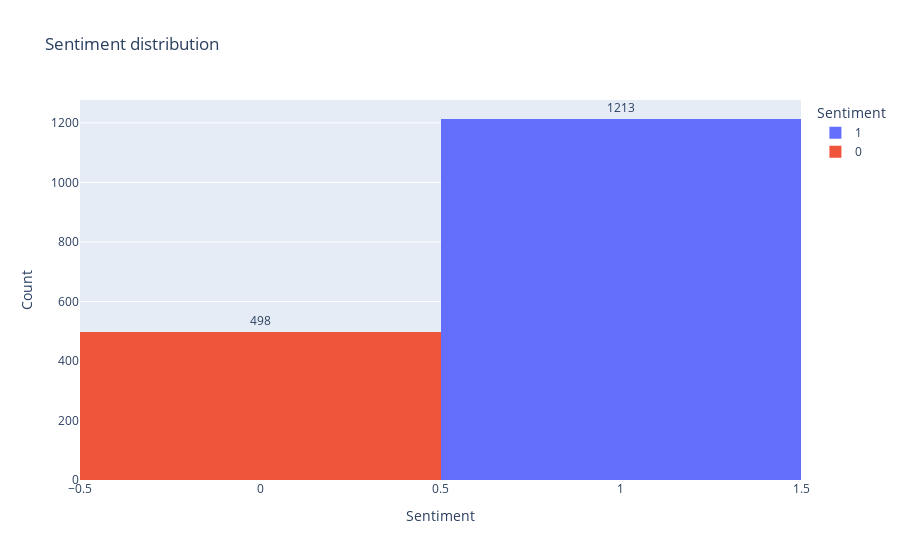

The notebook cell this image was saved under:
### Code cell
# Sentiment distribution with plotly
fig = px.histogram(df, x='Sentiment', title='Sentiment distribution', color='Sentiment')
fig.update_layout(xaxis_title='Sentiment', yaxis_title='Count')
fig.update_traces(texttemplate='%{value}', textposition='outside')
fig.show()

### Figure 1 — Plotly figure (JSON) as saved in the notebook; plotly's stock layout.template omitted (floating-point values rounded to 4 significant figures; data arrays with more than 128 entries replaced by an {"elided": "..."} marker saying what was removed)
{"data": [{"alignmentgroup": "True", "bingroup": "x", "hovertemplate": "Sentiment=%{x}<br>count=%{y}<extra></extra>", "legendgroup": "1", "marker": {"color": "#636efa", "pattern": {"shape": ""}}, "name": "1", "offsetgroup": "1", "orientation": "v", "showlegend": true, "textposition": "outside", "texttemplate": "%{value}", "type": "histogram", "x": {"elided": "1213 int values"}, "xaxis": "x", "yaxis": "y"}, {"alignmentgroup": "True", "bingroup": "x", "hovertemplate": "Sentiment=%{x}<br>count=%{y}<extra></extra>", "legendgroup": "0", "marker": {"color": "#EF553B", "pattern": {"shape": ""}}, "name": "0", "offsetgroup": "0", "orientation": "v", "showlegend": true, "textposition": "outside", "texttemplate": "%{value}", "type": "histogram", "x": {"elided": "498 int values"}, "xaxis": "x", "yaxis": "y"}], "layout": {"barmode": "relative", "legend": {"title": {"text": "Sentiment"}, "tracegroupgap": 0}, "title": {"text": "Sentiment distribution"}, "xaxis": {"anchor": "y", "categoryarray": [1, 0], "categoryorder": "array", "domain": [0, 1], "title": {"text": "Sentiment"}}, "yaxis": {"anchor": "x", "domain": [0, 1], "title": {"text": "Count"}}}}
